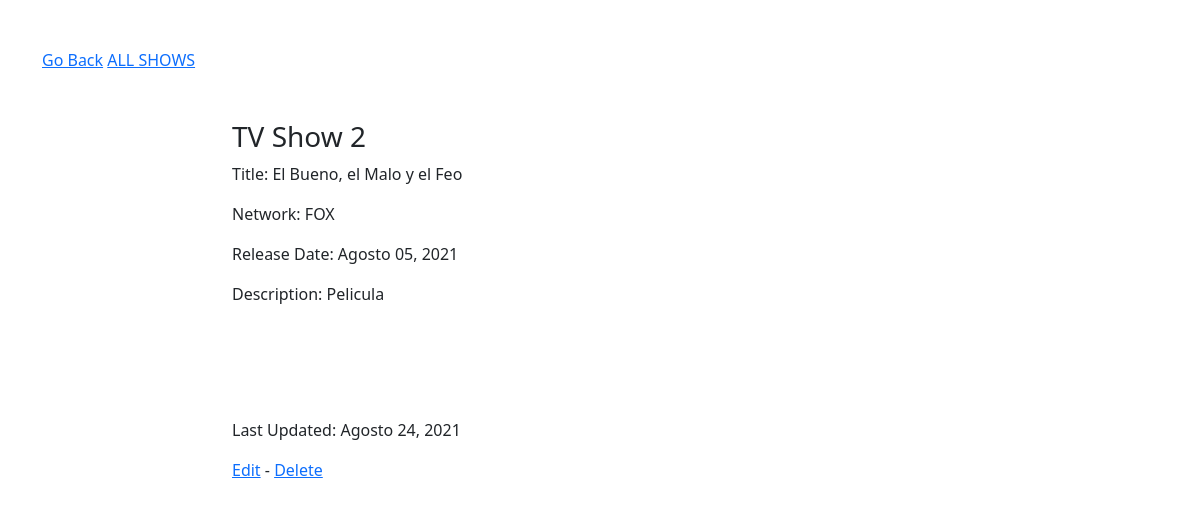
Page /shows/2 on the committed database.
### app/models.py (models this page shows, shortened)
class Show(models.Model):
    title = models.CharField(max_length=200)
    network = models.CharField(max_length=80)
    release_date = models.DateField()
    description = models.CharField(max_length=300)
    created_at = models.DateTimeField(auto_now_add=True)
    updated_at = models.DateTimeField(auto_now=True)
    objects = ShowManager()

### app/views.py (the view)
# urls.py: path('shows/<int:id>', views.show),
def show(request, id):
    context = {
        'id' : id,
        'programa' : Show.objects.get(id=id),
    }
    return render(request, 'mostrar.html', context)

### app/templates/mostrar.html (shortened to what this page needs)
{% extends "base.html" %}
{% block contenido %}
<div class='row'>
        <div class='col-sm-12 col-lg-8 offset-lg-2 mb-5'>
            <h3>TV Show {{id}}</h3>
            <p>Title: {{programa.title}}</p>
            <p>Network: {{programa.network}}</p>
            <p>Release Date: {{programa.release_date|date:"F d, Y"}}</p>
            <p>Description: {{programa.description}}</p>
        </div>
        <div class='col-sm-12 col-lg-8 offset-lg-2 mt-5'>
            <p>Last Updated: {{programa.updated_at|date:"F d, Y"}}</p>
            <a href="/shows/{{id}}/edit">Edit</a> - <a href="/shows/{{id}}/destroy">Delete</a>
        </div>
{% endblock %}

### rows in the picture
Show: title "El Bueno, el Malo y el Feo", network "FOX", release_date "Agosto 05, 2021", description "Pelicula", updated_at "Agosto 24, 2021"

### other values in the picture
{{ id }} "2"
